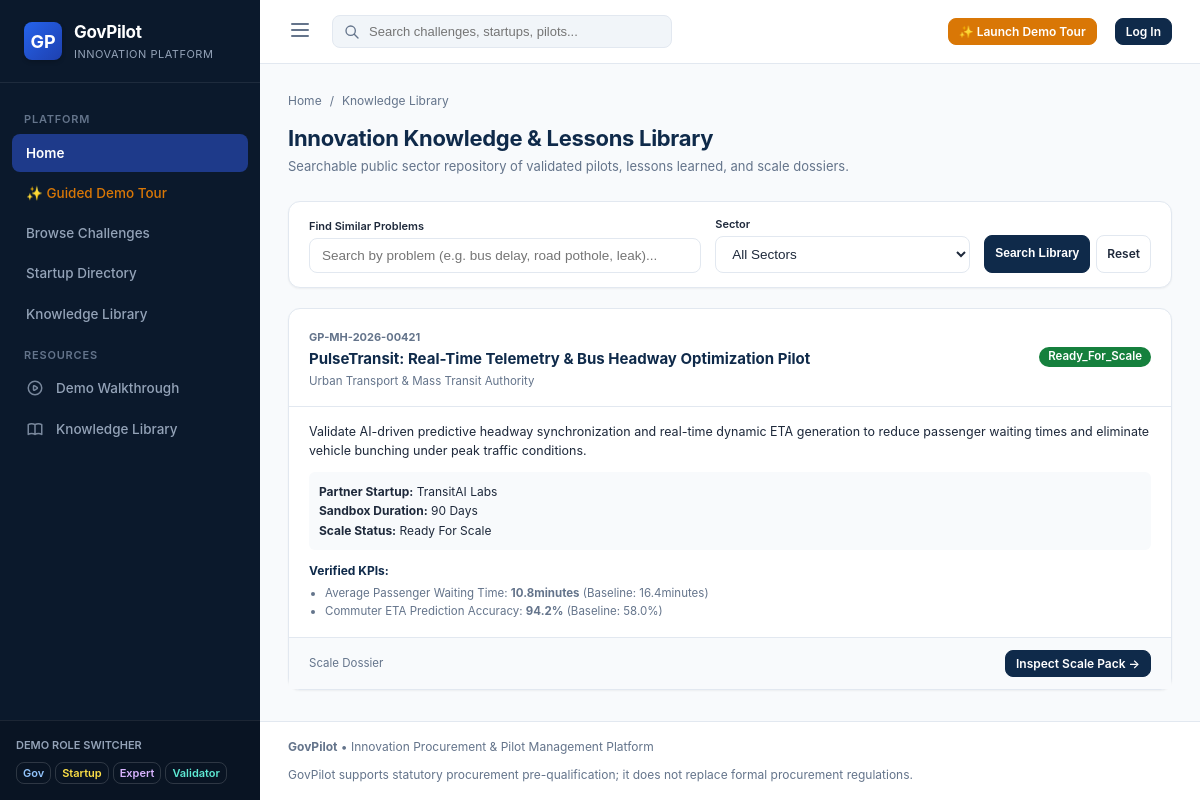
/knowledge-library, run on the app's committed database.
### models/pilot.py (models this page shows, shortened)
class Pilot(db.Model):
    __tablename__ = 'pilots'
    id = db.Column(db.Integer, primary_key=True)
    code = db.Column(db.String(50), unique=True, nullable=False) # e.g. "GP-MH-2026-00421"
    title = db.Column(db.String(250), nullable=False)
    challenge_id = db.Column(db.Integer, db.ForeignKey('challenges.id'), nullable=False)
    startup_id = db.Column(db.Integer, db.ForeignKey('startups.id'), nullable=False)
    department_id = db.Column(db.Integer, db.ForeignKey('departments.id'), nullable=False)
    application_id = db.Column(db.Integer, db.ForeignKey('applications.id'), nullable=True)
    assigned_officer_id = db.Column(db.Integer, db.ForeignKey('users.id'), nullable=True)
    assigned_validator_id = db.Column(db.Integer, db.ForeignKey('users.id'), nullable=True)
    status = db.Column(db.String(50), default='active')
    duration_days = db.Column(db.Integer, default=90)
    start_date = db.Column(db.Date, default=date.today)
    end_date = db.Column(db.Date)
    total_budget = db.Column(db.Float, default=1000000.0)
    disbursed_amount = db.Column(db.Float, default=250000.0)
    test_scope = db.Column(db.Text) # e.g. "10 transit buses, 5 major routes, City Zone 1 & 2"
    objectives_summary = db.Column(db.Text)
    success_criteria = db.Column(db.Text)
    data_types_shared = db.Column(db.Text, default='Anonymized GPS coordinates, Bus route telemetry, Timetable metadata')
    data_access_level = db.Column(db.String(100), default='Confidential / Read-only Sandbox')
    data_retention_period = db.Column(db.String(100), default='90 Days post-pilot termination')
    data_source = db.Column(db.String(200), default='Urban Transport Command Center API')
    startup_ip_terms = db.Column(db.Text, default='Pre-existing ML models and algorithms remain 100% proprietary to the startup.')
    government_usage_rights = db.Column(db.Text, default='Government retains perpetual non-exclusive right to test results, data derivatives, and integration schemas.')
    joint_artifacts = db.Column(db.Text, default='Custom route mapping rules and municipal GIS layer connectors.')
    sec_auth_verified = db.Column(db.Boolean, default=True)
    sec_encryption_verified = db.Column(db.Boolean, default=True)
    sec_access_control_verified = db.Column(db.Boolean, default=True)
    sec_logging_verified = db.Column(db.Boolean, default=True)
    sec_incident_process_verified = db.Column(db.Boolean, default=True)
    created_at = db.Column(db.DateTime, default=datetime.utcnow)
    updated_at = db.Column(db.DateTime, default=datetime.utcnow, onupdate=datetime.utcnow)
    assigned_officer = db.relationship('User', foreign_keys=[assigned_officer_id])
    assigned_validator = db.relationship('User', foreign_keys=[assigned_validator_id])
    kpis = db.relationship('PilotKPI', backref='pilot', lazy=True, cascade='all, delete-orphan')
    milestones = db.relationship('PilotMilestone', backref='pilot', lazy=True, cascade='all, delete-orphan')
    payments = db.relationship('Payment', backref='pilot', lazy=True, cascade='all, delete-orphan')
    documents = db.relationship('Document', backref='pilot', lazy=True, cascade='all, delete-orphan')
    risks = db.relationship('Risk', backref='pilot', lazy=True, cascade='all, delete-orphan')
    validation_reports = db.relationship('ValidationReport', backref='pilot', lazy=True, cascade='all, delete-orphan')
    scale_decisions = db.relationship('ScaleDecision', backref='pilot', lazy=True, cascade='all, delete-orphan')
    def get_status_badge_class(self):
        mapping = {
            'active': 'badge-primary',
            'at_risk': 'badge-danger',
            'completed': 'badge-success',
            'extended': 'badge-warning',
            'ready_for_scale': 'badge-scale',
            'closed': 'badge-secondary'
        }
        return mapping.get(self.status, 'badge-secondary')

### models/department.py (models this page shows, shortened)
class Department(db.Model):
    __tablename__ = 'departments'
    id = db.Column(db.Integer, primary_key=True)
    name = db.Column(db.String(150), unique=True, nullable=False)
    code = db.Column(db.String(20), unique=True, nullable=False)
    sector = db.Column(db.String(100), nullable=False) # Transport, Water, Infrastructure, Waste, Healthcare, Education, etc.
    description = db.Column(db.Text)
    contact_email = db.Column(db.String(120))
    jurisdiction = db.Column(db.String(120), default='State/Municipal')
    created_at = db.Column(db.DateTime, default=datetime.utcnow)
    challenges = db.relationship('Challenge', backref='department', lazy=True)
    pilots = db.relationship('Pilot', backref='department', lazy=True)

### models/startup.py (models this page shows, shortened)
class Startup(db.Model):
    __tablename__ = 'startups'
    id = db.Column(db.Integer, primary_key=True)
    name = db.Column(db.String(150), unique=True, nullable=False)
    legal_name = db.Column(db.String(200))
    registration_number = db.Column(db.String(100))
    startup_recognition_number = db.Column(db.String(100)) # e.g. DPIIT/Gov recognition
    founded_year = db.Column(db.Integer)
    headquarters = db.Column(db.String(150))
    website = db.Column(db.String(200))
    contact_email = db.Column(db.String(120))
    contact_phone = db.Column(db.String(50))
    founders = db.Column(db.Text)
    employee_count = db.Column(db.String(50), default='10-50')
    summary = db.Column(db.Text)
    sector = db.Column(db.String(100), default='Smart City / Transport')
    core_technology = db.Column(db.String(250)) # e.g. 'Computer Vision, Edge AI, IoT, Route Optimization'
    product_name = db.Column(db.String(150))
    product_description = db.Column(db.Text)
    architecture_overview = db.Column(db.Text)
    deployment_model = db.Column(db.String(100), default='Hybrid Cloud / On-Prem Edge')
    trl_level = db.Column(db.String(50), default='TRL 7 - System Prototype Demo') # Technology Readiness Level
    cybersecurity_certified = db.Column(db.Boolean, default=True)
    cybersecurity_standard = db.Column(db.String(100), default='ISO 27001 / SOC2 Type II')
    data_residency_compliant = db.Column(db.Boolean, default=True)
    ip_ownership_clear = db.Column(db.Boolean, default=True)
    ip_details = db.Column(db.Text)
    liability_insurance = db.Column(db.Boolean, default=True)
    capabilities = db.Column(db.Text, default='AI, Real-time Analytics, Municipal Integration')
    created_at = db.Column(db.DateTime, default=datetime.utcnow)
    updated_at = db.Column(db.DateTime, default=datetime.utcnow, onupdate=datetime.utcnow)
    deployments = db.relationship('StartupDeployment', backref='startup', lazy=True, cascade='all, delete-orphan')
    certifications = db.relationship('StartupCertification', backref='startup', lazy=True, cascade='all, delete-orphan')
    applications = db.relationship('Application', backref='startup', lazy=True)
    pilots = db.relationship('Pilot', backref='startup', lazy=True)

### models/kpi.py (models this page shows, shortened)
class PilotKPI(db.Model):
    __tablename__ = 'pilot_kpis'
    id = db.Column(db.Integer, primary_key=True)
    pilot_id = db.Column(db.Integer, db.ForeignKey('pilots.id'), nullable=False)
    name = db.Column(db.String(150), nullable=False) # e.g. "Average Passenger Waiting Time"
    description = db.Column(db.Text)
    baseline_value = db.Column(db.Float, nullable=False) # e.g. 16.0
    target_value = db.Column(db.Float, nullable=False)   # e.g. 12.0
    current_value = db.Column(db.Float, nullable=False)  # e.g. 10.8
    unit = db.Column(db.String(50), default='minutes')    # e.g. "min", "%", "hours", "per km"
    higher_is_better = db.Column(db.Boolean, default=False) # False for waiting time/errors, True for accuracy/adherence
    data_source = db.Column(db.String(150), default='Automated Telemetry & Passenger Survey')
    measurement_method = db.Column(db.String(200), default='Real-time GPS timestamp delta at bus stops')
    frequency = db.Column(db.String(50), default='Weekly')
    success_threshold = db.Column(db.String(150), default='Improvement > 25% over baseline')
    status = db.Column(db.String(50), default='On Track') # 'Target Achieved', 'On Track', 'At Risk', 'Pending Data'
    created_at = db.Column(db.DateTime, default=datetime.utcnow)
    observations = db.relationship('KPIObservation', backref='kpi', lazy=True, cascade='all, delete-orphan', order_by='KPIObservation.observation_date')

### routes/main_routes.py (the view, shortened to what this page needs)
@main_bp.route('/knowledge-library')
def knowledge_library():
    query = request.args.get('q', '').strip()
    sector = request.args.get('sector', '')
    pilots_query = Pilot.query
    if sector:
        pilots_query = pilots_query.join(Department).filter(Department.sector == sector)
    pilots = pilots_query.all()
    sectors = [d[0] for d in db.session.query(Department.sector).distinct() if d[0]]
    return render_template('knowledge/library.html', pilots=pilots, query=query, selected_sector=sector, sectors=sectors)

### templates/knowledge/library.html (shortened to what this page needs)
{% extends "base.html" %}
{% block content %}
<div class="page-header">
  <div>
    <div class="breadcrumb-trail">
      <a href="{{ url_for('dashboard.index') }}">Home</a>
      <span>/</span>
      <span>Knowledge Library</span>
    </div>
    <h1 class="page-title">Innovation Knowledge & Lessons Library</h1>
    <p class="page-subtitle">Searchable public sector repository of validated pilots, lessons learned, and scale dossiers.</p>
  </div>
</div>
<div class="gp-card" style="margin-bottom: 20px;">
  <div class="gp-card-body" style="padding: 14px 20px;">
    <form action="{{ url_for('main.knowledge_library') }}" method="GET" style="display: flex; gap: 14px; flex-wrap: wrap; align-items: flex-end;">
      <div style="flex-grow: 1; min-width: 240px;">
        <label class="form-label" style="margin-bottom: 4px; font-size: 11px;">Find Similar Problems</label>
        <input type="text" name="q" class="form-control" placeholder="Search by problem (e.g. bus delay, road pothole, leak)..." value="{{ query }}">
      </div>
      <div style="min-width: 180px;">
        <label class="form-label" style="margin-bottom: 4px; font-size: 11px;">Sector</label>
        <select name="sector" class="form-control">
          <option value="">All Sectors</option>
        </select>
      </div>
      <div style="display: flex; gap: 6px;">
        <button type="submit" class="btn btn-primary btn-sm" style="height: 38px;">Search Library</button>
        <a href="{{ url_for('main.knowledge_library') }}" class="btn btn-outline btn-sm" style="height: 38px;">Reset</a>
      </div>
    </form>
  </div>
</div>
<div style="display: grid; grid-template-columns: repeat(auto-fit, minmax(320px, 1fr)); gap: 20px;">
  {% for p in pilots %}
  <div class="gp-card" style="margin-bottom: 0; display: flex; flex-direction: column; justify-content: space-between;">
    <div>
      <div class="gp-card-header">
        <div>
          <span style="font-size: 11px; color: var(--text-muted); font-weight: bold;">{{ p.code }}</span>
          <h3 style="font-size: 15px; color: var(--primary); margin: 2px 0;">{{ p.title }}</h3>
          <div style="font-size: 11.5px; color: var(--text-muted);">{{ p.department.name if p.department else 'Municipal Department' }}</div>
        </div>
        <span class="badge {{ p.get_status_badge_class() }}">{{ p.status.title() }}</span>
      </div>
      <div class="gp-card-body" style="padding: 16px 20px;">
        <p style="font-size: 12.5px; color: var(--text-main); margin-bottom: 12px; line-height: 1.5;">
          {{ p.objectives_summary or 'Validated municipal innovation sandbox with quantitative telemetry proof.' }}
        </p>
        <div style="background: #f8fafc; padding: 10px; border-radius: 6px; font-size: 12px; line-height: 1.6; margin-bottom: 12px;">
          <div><strong>Partner Startup:</strong> {{ p.startup.name if p.startup else 'Startup Partner' }}</div>
          <div><strong>Sandbox Duration:</strong> {{ p.duration_days }} Days</div>
          <div><strong>Scale Status:</strong> {{ p.status.replace('_', ' ').title() }}</div>
        </div>
        <div style="font-size: 12px;">
          <strong style="color: var(--primary);">Verified KPIs:</strong>
          <ul style="padding-left: 16px; margin-top: 4px; color: var(--text-muted); font-size: 11.5px; line-height: 1.6;">
            {% for k in p.kpis[:2] %}
            <li>{{ k.name }}: <strong>{{ k.current_value }}{{ k.unit }}</strong> (Baseline: {{ k.baseline_value }}{{ k.unit }})</li>
            {% endfor %}
          </ul>
        </div>
      </div>
    </div>
    <div style="padding: 12px 20px; background: #f8fafc; border-top: 1px solid var(--border-color); display: flex; justify-content: space-between; align-items: center;">
      <span style="font-size: 11.5px; color: var(--text-muted);">Scale Dossier</span>
      <a href="{{ url_for('scale.pack_preview', pilot_id=p.id) }}" class="btn btn-sm btn-primary">
        Inspect Scale Pack →
      </a>
    </div>
  </div>
  {% endfor %}
</div>
{% endblock %}

### static/css/main.css (style rules this page uses)
:root { --primary: #0f2a4a; --primary-light: #1e3e62; --primary-dark: #071729; --accent: #d97706; --accent-light: #fef3c7; --accent-dark: #b45309; --success: #15803d; --success-bg: #dcfce7; --warning: #b45309; --warning-bg: #fef3c7; --danger: #b91c1c; --danger-bg: #fee2e2; --info: #0369a1; --info-bg: #e0f2fe; --bg-main: #f8fafc; --bg-surface: #ffffff; --bg-sidebar: #0b192c; --bg-sidebar-hover: #1e3a5f; --text-main: #1e293b; --text-muted: #64748b; --text-light: #94a3b8; --text-inverse: #ffffff; --border-color: #e2e8f0; --border-subtle: #cbd5e1; --shadow-sm: 0 1px 2px 0 rgb(0 0 0 / 0.05); --shadow-md: 0 4px 6px -1px rgb(0 0 0 / 0.1), 0 2px 4px -2px rgb(0 0 0 / 0.1); --shadow-lg: 0 10px 15px -3px rgb(0 0 0 / 0.1), 0 4px 6px -4px rgb(0 0 0 / 0.1); --radius-sm: 4px; --radius-md: 8px; --radius-lg: 12px; --radius-full: 9999px; --sidebar-width: 260px; --topbar-height: 64px; }
* { margin: 0; padding: 0; box-sizing: border-box; }
body { font-family: -apple-system, BlinkMacSystemFont, "Segoe UI", Roboto, "Helvetica Neue", Arial, sans-serif; background-color: var(--bg-main); color: var(--text-main); line-height: 1.5; font-size: 14px; -webkit-font-smoothing: antialiased; }
a { color: var(--primary); text-decoration: none; transition: color 0.15s ease; }
.page-header { display: flex; align-items: center; justify-content: space-between; margin-bottom: 24px; flex-wrap: wrap; gap: 16px; }
.page-title { font-size: 22px; font-weight: 700; color: var(--primary); letter-spacing: -0.3px; }
.page-subtitle { font-size: 13px; color: var(--text-muted); margin-top: 2px; }
.breadcrumb-trail { display: flex; align-items: center; gap: 8px; font-size: 12px; color: var(--text-muted); margin-bottom: 12px; }
.breadcrumb-trail a { color: var(--text-muted); }
.gp-card { background-color: var(--bg-surface); border: 1px solid var(--border-color); border-radius: var(--radius-lg); box-shadow: var(--shadow-sm); margin-bottom: 24px; }
.gp-card-header { padding: 16px 20px; border-bottom: 1px solid var(--border-color); display: flex; align-items: center; justify-content: space-between; }
.gp-card-body { padding: 20px; }
.badge { display: inline-flex; align-items: center; gap: 4px; padding: 3px 9px; border-radius: var(--radius-full); font-size: 11.5px; font-weight: 600; line-height: 1.2; }
.badge-scale { background-color: #15803d; color: #ffffff; }
.btn { display: inline-flex; align-items: center; justify-content: center; gap: 8px; padding: 8px 16px; border-radius: var(--radius-md); font-size: 13px; font-weight: 600; cursor: pointer; border: 1px solid transparent; transition: all 0.15s ease; line-height: 1.3; }
.btn-primary { background-color: var(--primary); color: #ffffff; border-color: var(--primary); }
.btn-outline { background-color: transparent; border-color: var(--border-color); color: var(--text-main); }
.btn-sm { padding: 5px 10px; font-size: 12px; }
.form-label { display: block; font-size: 12.5px; font-weight: 600; color: var(--text-main); margin-bottom: 6px; }
.form-control { width: 100%; padding: 9px 12px; border: 1px solid var(--border-color); border-radius: var(--radius-md); font-size: 13.5px; outline: none; background-color: #ffffff; color: var(--text-main); transition: all 0.15s ease; }

### data on the page
Pilot: code "GP-MH-2026-00421", title "PulseTransit: Real-Time Telemetry & Bus Headway Optimization Pilot", department "Urban Transport & Mass Transit Authority", status "Ready_For_Scale", objectives_summary "Validate AI-driven predictive headway synchronization and real-time dynamic ETA generation to reduce passenger waiting times and eliminate vehicle bunching under peak traffic conditions.", startup "TransitAI Labs", duration_days "90", status.replace "Ready For Scale"
PilotKPI: name "Average Passenger Waiting Time", current_value "10.8", unit "minutes", baseline_value "16.4"
PilotKPI: name "Commuter ETA Prediction Accuracy", current_value "94.2", unit "%", baseline_value "58.0"
